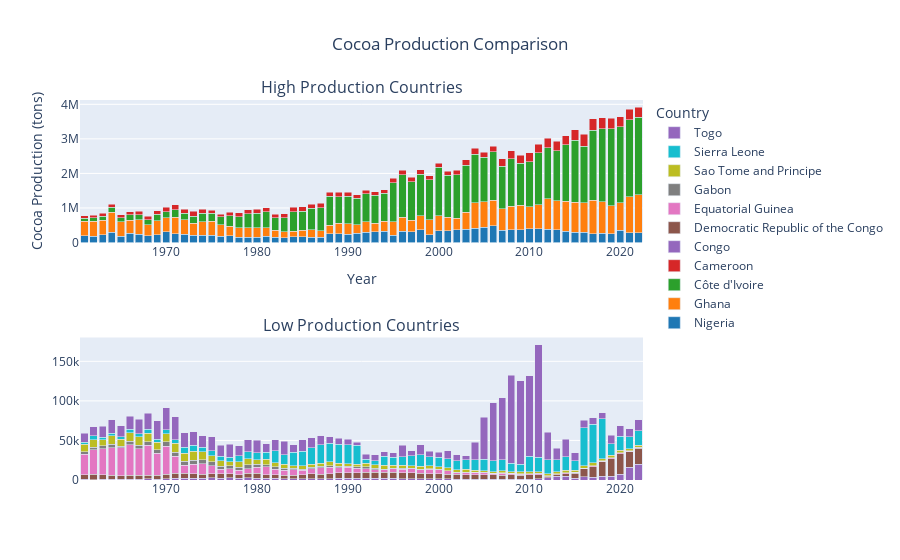

This figure's notebook cell:
### Code cell
import plotly.graph_objects as go
from plotly.subplots import make_subplots

# Assuming 'grouped_df' is your DataFrame and you've identified high and low production countries
high_prod_countries = ['Nigeria', 'Ghana', 'Côte d\'Ivoire', 'Cameroon']
low_prod_countries = [country for country in grouped_df.columns if country not in high_prod_countries]

# Define a color sequence that will be used for both high and low production countries
color_sequence_high = ['#1f77b4', '#ff7f0e', '#2ca02c', '#d62728']  # Example colors for high production countries
color_sequence_low = ['#9467bd', '#8c564b', '#e377c2', '#7f7f7f', '#bcbd22', '#17becf']  # Example colors for low production

# Create the subplot figure
fig = make_subplots(rows=2, cols=1, subplot_titles=('High Production Countries', 'Low Production Countries'))

# Add traces for high production countries
for i, country in enumerate(high_prod_countries):
    fig.add_trace(
        go.Bar(
            x=grouped_df.index,  # The years
            y=grouped_df[country],
            name=country,
            marker_color=color_sequence_high[i]  # Set the bar color using the sequence
        ),
        row=1, col=1
    )

# Add traces for low production countries
for i, country in enumerate(low_prod_countries):
    # Use modulo to cycle through the color sequence for low production countries
    color = color_sequence_low[i % len(color_sequence_low)]
    fig.add_trace(
        go.Bar(
            x=grouped_df.index,  # The years
            y=grouped_df[country],
            name=country,
            marker_color=color  # Set the bar color
        ),
        row=2, col=1
    )

# Update the layout
fig.update_layout(
    barmode='stack',
    title={'text': "Cocoa Production Comparison", 'x': 0.5},
    xaxis_title="Year",
    yaxis_title="Cocoa Production (tons)",
    legend_title="Country",
    height=800
)

# Show the figure
fig.show()
